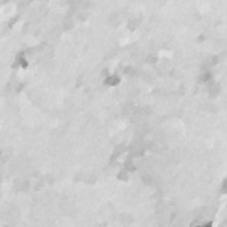
#> input picture Neg/00002.jpg, 227 x 227 px; its folder holds only this picture in this run
$ jupyter execute main.ipynb
#> lines starting #> are read from the running program, lines starting #| are printed output that depends on the picture; after the words box and inside, x2 and y2 are one past the last pixel; in counts of white or black regions, pixels touching at a corner belong together
# Imports

[cell 1]
import numpy as np
import matplotlib.pyplot as plt
import cv2
import glob
from pathlib import Path
import os

# Low pass filter

[cell 2]
def blur(img):

    img_float = np.array(img, dtype=np.float32)

    dft = cv2.dft(img_float, flags=cv2.DFT_COMPLEX_OUTPUT)
    dft_shift = np.fft.fftshift(dft)

    rows, cols = img.shape
    crow, ccol = rows // 2, cols // 2

    mask = np.zeros((rows, cols), np.float32)
    cv2.circle(mask, (ccol, crow), 40, 1, -1)
    mask = cv2.GaussianBlur(mask, (31, 31),0)

    mask = cv2.merge([mask, mask])
    fshift = dft_shift * mask

    f_ishift = np.fft.ifftshift(fshift)
    img_back = cv2.idft(f_ishift)
    img_back = cv2.magnitude(img_back[:, :, 0], img_back[:, :, 1])
    img_back = cv2.normalize(img_back, None, 0, 255, cv2.NORM_MINMAX).astype(np.uint8)

    return img_back

# High pass filter

[cell 3]
def high_pass(img):

    img_float = np.array(img, dtype=np.float32)

    dft = cv2.dft(img_float, flags=cv2.DFT_COMPLEX_OUTPUT)
    dft_shift = np.fft.fftshift(dft)

    rows, cols = img.shape
    crow, ccol = rows // 2, cols // 2

    mask = np.ones((rows, cols), np.float32)
    cv2.circle(mask, (ccol, crow), 40, 0, -1)
    mask = cv2.GaussianBlur(mask, (31, 31),0)

    mask = cv2.merge([mask, mask])
    fshift = dft_shift * mask

    f_ishift = np.fft.ifftshift(fshift)
    img_back = cv2.idft(f_ishift)
    img_back = cv2.magnitude(img_back[:, :, 0], img_back[:, :, 1])
    img_back = cv2.normalize(img_back, None, 0, 255, cv2.NORM_MINMAX).astype(np.uint8)

    return img_back

# Fluxo 1

[cell 4]
def process_image1(img):
    blurred_img = blur(img)

    edges = cv2.Canny(blurred_img, 100, 200)

    kernel = np.ones((3,3), np.uint8)
    fechamento = cv2.morphologyEx(edges, cv2.MORPH_CLOSE, kernel, iterations=7)


    return fechamento

# Fluxo 2

[cell 5]
def process_image2(img):
    blurred_img = high_pass(img)
    # plt.imshow(blurred_img, cmap='gray')
    binary_img = cv2.threshold(blurred_img, 0, 255, cv2.THRESH_BINARY + cv2.THRESH_OTSU)[1]
    # plt.imshow(binary_img, cmap='gray')
    kernel = np.ones((3,3), np.uint8)
    fechamento = cv2.morphologyEx(binary_img, cv2.MORPH_CLOSE, kernel, iterations=1)

    return fechamento

# Imagens fluxo 1

[cell 6]
pasta_negativa = "./Neg"         # onde estão os JPGs
pasta_positiva   = "./Pos"         # onde estão os JPGs

pasta_s_negativa = "./Negativa1"         # onde salvar os processados
pasta_s_positiva = "./Positiva1"         # onde salvar os processados

# 1. Criar pasta de saída se não existir
os.makedirs(pasta_s_negativa, exist_ok=True)
os.makedirs(pasta_s_positiva, exist_ok=True)

# 2. Listar todos os JPGs
paths1 = glob.glob(os.path.join(pasta_positiva, "*.jpg"))

for p in paths1:
    img = cv2.imread(p, cv2.IMREAD_GRAYSCALE)
    if img is None:
        print("Falha ao ler:", p)
        continue
    processada = process_image1(img)
    # 3. Montar nome de arquivo na pasta de saída
    nome = os.path.basename(p)                 # ex: "foto1.jpg"
    caminho_out = os.path.join(pasta_s_positiva, nome)

    # 4. Salvar a imagem (pode ser processada antes, se quiser)
    ok = cv2.imwrite(caminho_out, processada)
    if not ok:
        print("Falha ao salvar:", caminho_out)


paths2 = glob.glob(os.path.join(pasta_negativa, "*.jpg"))

for p in paths2:

    img = cv2.imread(p, cv2.IMREAD_GRAYSCALE)
#> img is the input picture: shape (227, 227); min 125, max 226, mean 204.1
    if img is None:
        print("Falha ao ler:", p)
        continue
    processada = process_image1(img)
#> in blur, `cv2.circle(mask, (ccol, crow), 40, 1, -1)`:
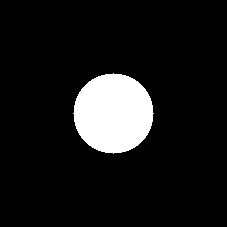
#> mask: shape (227, 227) float32; values 0 (black) and 1 (white), 9.8% white; 1 white region, box (x1, y1, x2, y2) and area: (73, 73, 154, 154) 5025
#> in blur, `img_back = cv2.magnitude(img_back[:, :, 0], img_back[:, :, 1])`:
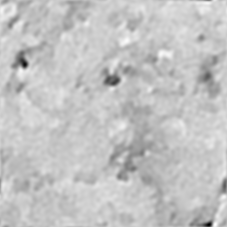
#> img_back: shape (227, 227) float32; min 6772462.5, max 11654524, mean 10514715; drawn with min black and max white
#> in process_image1, `edges = cv2.Canny(blurred_img, 100, 200)`:
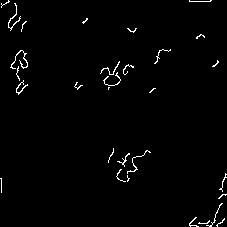
#> edges: shape (227, 227); 1.5% white in thin lines or dots
#> in process_image1, `fechamento = cv2.morphologyEx(edges, cv2.MORPH_CLOSE, kernel, iteratio..`:
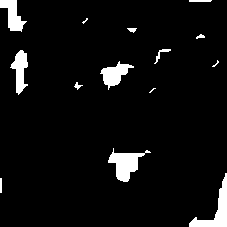
#> fechamento: shape (227, 227); 5.5% white; 14 white regions (3 under 20 px), largest, box (x1, y1, x2, y2) and area: (108, 148, 151, 182) 643, (189, 173, 227, 227) 629, (100, 61, 134, 90) 440
    # 3. Montar nome de arquivo na pasta de saída
    nome = os.path.basename(p)                 # ex: "foto1.jpg"
    caminho_out = os.path.join(pasta_s_negativa, nome)

    # 4. Salvar a imagem (pode ser processada antes, se quiser)
    ok = cv2.imwrite(caminho_out, processada)
    if not ok:
        print("Falha ao salvar:", caminho_out)

# Imagens fluxo 2

[cell 7]
pasta_negativa = "./Neg"         # onde estão os JPGs
pasta_positiva   = "./Pos"         # onde estão os JPGs

pasta_s_negativa = "./Negativa2"         # onde salvar os processados
pasta_s_positiva = "./Positiva2"         # onde salvar os processados

# 1. Criar pasta de saída se não existir
os.makedirs(pasta_s_negativa, exist_ok=True)
os.makedirs(pasta_s_positiva, exist_ok=True)

# 2. Listar todos os JPGs
paths1 = glob.glob(os.path.join(pasta_positiva, "*.jpg"))

for p in paths1:
    img = cv2.imread(p, cv2.IMREAD_GRAYSCALE)
    if img is None:
        print("Falha ao ler:", p)
        continue
    processada = process_image2(img)
    # 3. Montar nome de arquivo na pasta de saída
    nome = os.path.basename(p)                 # ex: "foto1.jpg"
    caminho_out = os.path.join(pasta_s_positiva, nome)

    # 4. Salvar a imagem (pode ser processada antes, se quiser)
    ok = cv2.imwrite(caminho_out, processada)
    if not ok:
        print("Falha ao salvar:", caminho_out)


paths2 = glob.glob(os.path.join(pasta_negativa, "*.jpg"))

for p in paths2:

    img = cv2.imread(p, cv2.IMREAD_GRAYSCALE)
    if img is None:
        print("Falha ao ler:", p)
        continue
    processada = process_image2(img)
#> in high_pass, `img_back = cv2.magnitude(img_back[:, :, 0], img_back[:, :, 1])`:
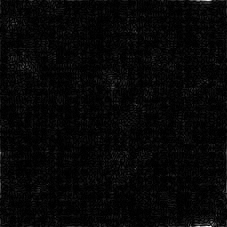
#> img_back: shape (227, 227) float32; min 3.08, max 1675222.6, mean 47079.6; drawn with min black and max white
#> in process_image2, `binary_img = cv2.threshold(blurred_img, 0, 255, cv2.THRESH_BINARY + cv..`:
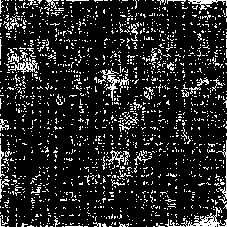
#> binary_img: shape (227, 227); 14.4% white in thin lines or dots
#> in process_image2, `fechamento = cv2.morphologyEx(binary_img, cv2.MORPH_CLOSE, kernel, ite..`:
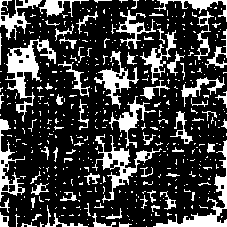
#> fechamento: shape (227, 227); 23.9% white; 481 white regions (410 under 20 px), largest, box (x1, y1, x2, y2) and area: (5, 39, 56, 122) 1220, (153, 140, 227, 227) 1000, (92, 134, 162, 203) 941

$ run again, on Neg/00031.jpg
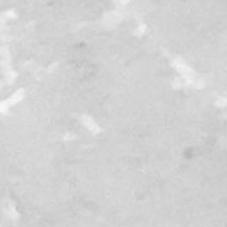
#> input picture Neg/00031.jpg, 227 x 227 px
#> img is the input picture: shape (227, 227); min 181, max 246, mean 211.4
#> in process_image1, `edges = cv2.Canny(blurred_img, 100, 200)`:
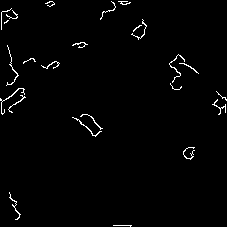
#> edges: shape (227, 227); 1.6% white in thin lines or dots
#> binary_img: shape (227, 227); 17.9% white in thin lines or dots
#> in process_image2, `fechamento = cv2.morphologyEx(binary_img, cv2.MORPH_CLOSE, kernel, ite..`:
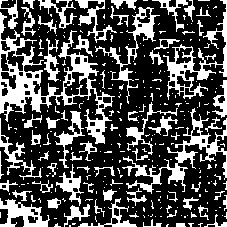
#> fechamento: shape (227, 227); 30.1% white; 295 white regions (226 under 20 px), largest, box (x1, y1, x2, y2) and area: (0, 12, 115, 144) 3233, (122, 108, 227, 194) 1599, (163, 0, 227, 100) 1314

$ run again, on Neg/00033.jpg
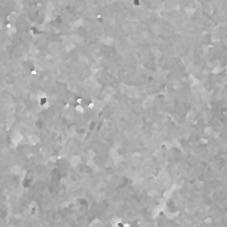
#> input picture Neg/00033.jpg, 227 x 227 px
#> img is the input picture: shape (227, 227); min 91, max 255, mean 172.1
#> in process_image1, `edges = cv2.Canny(blurred_img, 100, 200)`:
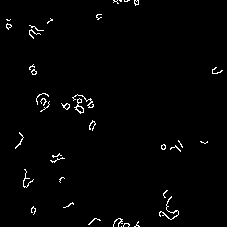
#> edges: shape (227, 227); 1.5% white in thin lines or dots
#> binary_img: shape (227, 227); 13.8% white in thin lines or dots
#> in process_image2, `fechamento = cv2.morphologyEx(binary_img, cv2.MORPH_CLOSE, kernel, ite..`:
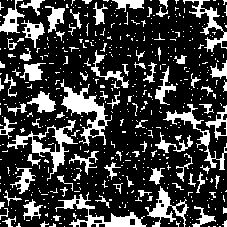
#> fechamento: shape (227, 227); 23.9% white; 550 white regions (464 under 20 px), largest, box (x1, y1, x2, y2) and area: (60, 79, 112, 146) 1023, (7, 120, 78, 181) 851, (55, 192, 147, 227) 808
